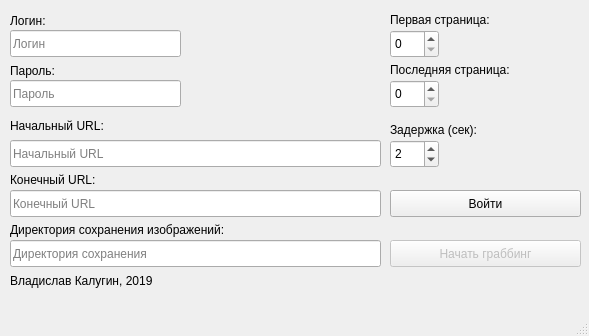
<?xml version="1.0" encoding="UTF-8"?>
<ui version="4.0">
 <class>MainWindow</class>
 <widget class="QMainWindow" name="MainWindow">
  <property name="enabled">
   <bool>true</bool>
  </property>
  <property name="geometry">
   <rect>
    <x>0</x>
    <y>0</y>
    <width>589</width>
    <height>336</height>
   </rect>
  </property>
  <property name="sizePolicy">
   <sizepolicy hsizetype="Fixed" vsizetype="Fixed">
    <horstretch>0</horstretch>
    <verstretch>0</verstretch>
   </sizepolicy>
  </property>
  <property name="minimumSize">
   <size>
    <width>589</width>
    <height>336</height>
   </size>
  </property>
  <property name="maximumSize">
   <size>
    <width>589</width>
    <height>336</height>
   </size>
  </property>
  <property name="windowTitle">
   <string>LitresGrabber</string>
  </property>
  <property name="windowIcon">
   <iconset>
    <normaloff>logo.ico</normaloff>logo.ico</iconset>
  </property>
  <widget class="QWidget" name="centralwidget">
   <widget class="QPushButton" name="startButton">
    <property name="enabled">
     <bool>false</bool>
    </property>
    <property name="geometry">
     <rect>
      <x>390</x>
      <y>240</y>
      <width>191</width>
      <height>27</height>
     </rect>
    </property>
    <property name="text">
     <string>Начать граббинг</string>
    </property>
   </widget>
   <widget class="QLineEdit" name="startURL">
    <property name="geometry">
     <rect>
      <x>10</x>
      <y>140</y>
      <width>371</width>
      <height>27</height>
     </rect>
    </property>
    <property name="placeholderText">
     <string>Начальный URL</string>
    </property>
   </widget>
   <widget class="QLineEdit" name="endURL">
    <property name="geometry">
     <rect>
      <x>10</x>
      <y>190</y>
      <width>371</width>
      <height>27</height>
     </rect>
    </property>
    <property name="placeholderText">
     <string>Конечный URL</string>
    </property>
   </widget>
   <widget class="QLabel" name="label">
    <property name="geometry">
     <rect>
      <x>10</x>
      <y>110</y>
      <width>121</width>
      <height>31</height>
     </rect>
    </property>
    <property name="text">
     <string>Начальный URL:</string>
    </property>
   </widget>
   <widget class="QLabel" name="label_2">
    <property name="geometry">
     <rect>
      <x>10</x>
      <y>170</y>
      <width>161</width>
      <height>19</height>
     </rect>
    </property>
    <property name="text">
     <string>Конечный URL:</string>
    </property>
   </widget>
   <widget class="QSpinBox" name="rangeStart">
    <property name="geometry">
     <rect>
      <x>390</x>
      <y>30</y>
      <width>49</width>
      <height>28</height>
     </rect>
    </property>
    <property name="maximum">
     <number>5000</number>
    </property>
   </widget>
   <widget class="QSpinBox" name="rangeEnd">
    <property name="geometry">
     <rect>
      <x>390</x>
      <y>80</y>
      <width>49</width>
      <height>28</height>
     </rect>
    </property>
    <property name="maximum">
     <number>5000</number>
    </property>
   </widget>
   <widget class="QLabel" name="label_3">
    <property name="geometry">
     <rect>
      <x>390</x>
      <y>10</y>
      <width>141</width>
      <height>19</height>
     </rect>
    </property>
    <property name="text">
     <string>Первая страница:</string>
    </property>
   </widget>
   <widget class="QLabel" name="label_4">
    <property name="geometry">
     <rect>
      <x>390</x>
      <y>60</y>
      <width>161</width>
      <height>19</height>
     </rect>
    </property>
    <property name="text">
     <string>Последняя страница:</string>
    </property>
   </widget>
   <widget class="QSpinBox" name="delay">
    <property name="geometry">
     <rect>
      <x>390</x>
      <y>140</y>
      <width>49</width>
      <height>28</height>
     </rect>
    </property>
    <property name="minimum">
     <number>1</number>
    </property>
    <property name="maximum">
     <number>60</number>
    </property>
    <property name="value">
     <number>2</number>
    </property>
   </widget>
   <widget class="QLabel" name="label_5">
    <property name="geometry">
     <rect>
      <x>390</x>
      <y>120</y>
      <width>161</width>
      <height>19</height>
     </rect>
    </property>
    <property name="text">
     <string>Задержка (сек):</string>
    </property>
   </widget>
   <widget class="QLabel" name="label_7">
    <property name="geometry">
     <rect>
      <x>10</x>
      <y>60</y>
      <width>121</width>
      <height>21</height>
     </rect>
    </property>
    <property name="text">
     <string>Пароль:</string>
    </property>
   </widget>
   <widget class="QLabel" name="label_8">
    <property name="geometry">
     <rect>
      <x>10</x>
      <y>10</y>
      <width>121</width>
      <height>21</height>
     </rect>
    </property>
    <property name="text">
     <string>Логин:</string>
    </property>
   </widget>
   <widget class="QLineEdit" name="login">
    <property name="geometry">
     <rect>
      <x>10</x>
      <y>30</y>
      <width>171</width>
      <height>27</height>
     </rect>
    </property>
    <property name="placeholderText">
     <string>Логин</string>
    </property>
   </widget>
   <widget class="QLineEdit" name="password">
    <property name="geometry">
     <rect>
      <x>10</x>
      <y>80</y>
      <width>171</width>
      <height>27</height>
     </rect>
    </property>
    <property name="placeholderText">
     <string>Пароль</string>
    </property>
   </widget>
   <widget class="QPushButton" name="loginButton">
    <property name="geometry">
     <rect>
      <x>390</x>
      <y>190</y>
      <width>191</width>
      <height>27</height>
     </rect>
    </property>
    <property name="text">
     <string>Войти</string>
    </property>
   </widget>
   <widget class="QLabel" name="label_9">
    <property name="geometry">
     <rect>
      <x>10</x>
      <y>220</y>
      <width>321</width>
      <height>19</height>
     </rect>
    </property>
    <property name="text">
     <string>Директория сохранения изображений:</string>
    </property>
   </widget>
   <widget class="QLineEdit" name="destDir">
    <property name="geometry">
     <rect>
      <x>10</x>
      <y>240</y>
      <width>371</width>
      <height>27</height>
     </rect>
    </property>
    <property name="text">
     <string/>
    </property>
    <property name="placeholderText">
     <string>Директория сохранения</string>
    </property>
   </widget>
   <widget class="QLabel" name="label_10">
    <property name="geometry">
     <rect>
      <x>10</x>
      <y>270</y>
      <width>571</width>
      <height>21</height>
     </rect>
    </property>
    <property name="text">
     <string>Владислав Калугин, 2019</string>
    </property>
   </widget>
  </widget>
  <widget class="QMenuBar" name="menubar">
   <property name="geometry">
    <rect>
     <x>0</x>
     <y>0</y>
     <width>589</width>
     <height>24</height>
    </rect>
   </property>
  </widget>
  <widget class="QStatusBar" name="statusbar"/>
 </widget>
 <resources/>
 <connections/>
</ui>
